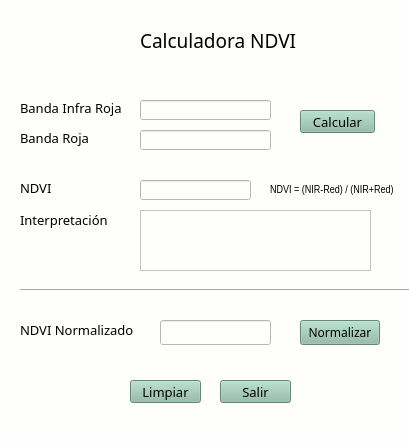
<?xml version="1.0" encoding="UTF-8"?>
<ui version="4.0">
 <class>MainWindow</class>
 <widget class="QMainWindow" name="MainWindow">
  <property name="enabled">
   <bool>true</bool>
  </property>
  <property name="geometry">
   <rect>
    <x>0</x>
    <y>0</y>
    <width>409</width>
    <height>443</height>
   </rect>
  </property>
  <property name="font">
   <font>
    <family>MV Boli</family>
    <pointsize>12</pointsize>
   </font>
  </property>
  <property name="windowTitle">
   <string>NVDI</string>
  </property>
  <property name="styleSheet">
   <string notr="true">background-color: rgb(254, 254, 253);
</string>
  </property>
  <widget class="QWidget" name="centralwidget">
   <widget class="QLabel" name="lblInfraRojo">
    <property name="geometry">
     <rect>
      <x>20</x>
      <y>100</y>
      <width>111</width>
      <height>16</height>
     </rect>
    </property>
    <property name="font">
     <font>
      <family>Arial Rounded MT Bold</family>
      <pointsize>10</pointsize>
      <weight>50</weight>
      <bold>false</bold>
     </font>
    </property>
    <property name="styleSheet">
     <string notr="true">selection-background-color: rgb(85, 255, 255);</string>
    </property>
    <property name="text">
     <string>Banda Infra Roja</string>
    </property>
   </widget>
   <widget class="QLabel" name="lblRojo">
    <property name="geometry">
     <rect>
      <x>20</x>
      <y>130</y>
      <width>81</width>
      <height>16</height>
     </rect>
    </property>
    <property name="font">
     <font>
      <family>Arial Rounded MT Bold</family>
      <pointsize>10</pointsize>
     </font>
    </property>
    <property name="text">
     <string>Banda Roja</string>
    </property>
   </widget>
   <widget class="QLineEdit" name="txtInfr_roja">
    <property name="geometry">
     <rect>
      <x>140</x>
      <y>100</y>
      <width>131</width>
      <height>20</height>
     </rect>
    </property>
    <property name="minimumSize">
     <size>
      <width>131</width>
      <height>0</height>
     </size>
    </property>
    <property name="maximumSize">
     <size>
      <width>131</width>
      <height>20</height>
     </size>
    </property>
    <property name="toolTip">
     <string>&lt;html&gt;&lt;head/&gt;&lt;body&gt;&lt;p align=&quot;justify&quot;&gt;&lt;br/&gt;&lt;/p&gt;&lt;/body&gt;&lt;/html&gt;</string>
    </property>
    <property name="styleSheet">
     <string notr="true">border-top-color: rgb(0, 85, 0);
border-bottom-color: rgb(229, 255, 215);
border-left-color: rgb(0, 85, 0);
border-right-color: rgb(0, 85, 0);</string>
    </property>
   </widget>
   <widget class="QPushButton" name="btnConvertir">
    <property name="geometry">
     <rect>
      <x>300</x>
      <y>110</y>
      <width>75</width>
      <height>23</height>
     </rect>
    </property>
    <property name="font">
     <font>
      <family>Arial Rounded MT Bold</family>
      <pointsize>10</pointsize>
      <weight>50</weight>
      <bold>false</bold>
     </font>
    </property>
    <property name="styleSheet">
     <string notr="true">background-color: rgb(195, 154, 122);
background-color: rgb(142, 187, 167);</string>
    </property>
    <property name="text">
     <string>Calcular</string>
    </property>
   </widget>
   <widget class="QPushButton" name="btnSalir">
    <property name="geometry">
     <rect>
      <x>220</x>
      <y>380</y>
      <width>71</width>
      <height>23</height>
     </rect>
    </property>
    <property name="font">
     <font>
      <family>Arial Rounded MT Bold</family>
      <pointsize>10</pointsize>
     </font>
    </property>
    <property name="styleSheet">
     <string notr="true">background-color: rgb(205, 198, 195);
background-color: rgb(142, 187, 167);</string>
    </property>
    <property name="text">
     <string>Salir</string>
    </property>
   </widget>
   <widget class="QPushButton" name="btnLimpiar">
    <property name="geometry">
     <rect>
      <x>130</x>
      <y>380</y>
      <width>71</width>
      <height>23</height>
     </rect>
    </property>
    <property name="font">
     <font>
      <family>Arial Rounded MT Bold</family>
      <pointsize>10</pointsize>
     </font>
    </property>
    <property name="styleSheet">
     <string notr="true">background-color: rgb(205, 198, 195);
background-color: rgb(142, 187, 167);
</string>
    </property>
    <property name="text">
     <string>Limpiar</string>
    </property>
   </widget>
   <widget class="QLineEdit" name="txtRoja">
    <property name="geometry">
     <rect>
      <x>140</x>
      <y>130</y>
      <width>131</width>
      <height>20</height>
     </rect>
    </property>
   </widget>
   <widget class="QLineEdit" name="txtNDVI">
    <property name="geometry">
     <rect>
      <x>140</x>
      <y>180</y>
      <width>111</width>
      <height>20</height>
     </rect>
    </property>
    <property name="readOnly">
     <bool>true</bool>
    </property>
    <property name="clearButtonEnabled">
     <bool>true</bool>
    </property>
   </widget>
   <widget class="QLabel" name="lblNDVI">
    <property name="geometry">
     <rect>
      <x>20</x>
      <y>180</y>
      <width>51</width>
      <height>16</height>
     </rect>
    </property>
    <property name="font">
     <font>
      <family>Arial Rounded MT Bold</family>
      <pointsize>10</pointsize>
     </font>
    </property>
    <property name="text">
     <string>NDVI</string>
    </property>
   </widget>
   <widget class="QLabel" name="lblinter">
    <property name="geometry">
     <rect>
      <x>20</x>
      <y>210</y>
      <width>101</width>
      <height>20</height>
     </rect>
    </property>
    <property name="font">
     <font>
      <family>Arial Rounded MT Bold</family>
      <pointsize>10</pointsize>
     </font>
    </property>
    <property name="text">
     <string>Interpretación</string>
    </property>
   </widget>
   <widget class="QLabel" name="lblcalculadora">
    <property name="geometry">
     <rect>
      <x>140</x>
      <y>30</y>
      <width>221</width>
      <height>21</height>
     </rect>
    </property>
    <property name="font">
     <font>
      <family>Lucida Calligraphy</family>
      <pointsize>14</pointsize>
      <weight>50</weight>
      <italic>false</italic>
      <bold>false</bold>
      <underline>false</underline>
     </font>
    </property>
    <property name="text">
     <string>Calculadora NDVI</string>
    </property>
   </widget>
   <widget class="Line" name="line_2">
    <property name="geometry">
     <rect>
      <x>20</x>
      <y>280</y>
      <width>401</width>
      <height>20</height>
     </rect>
    </property>
    <property name="orientation">
     <enum>Qt::Horizontal</enum>
    </property>
   </widget>
   <widget class="QTextEdit" name="txt_interp">
    <property name="geometry">
     <rect>
      <x>140</x>
      <y>210</y>
      <width>231</width>
      <height>61</height>
     </rect>
    </property>
   </widget>
   <widget class="QLabel" name="lbl_normal">
    <property name="geometry">
     <rect>
      <x>20</x>
      <y>320</y>
      <width>121</width>
      <height>20</height>
     </rect>
    </property>
    <property name="font">
     <font>
      <family>Arial Rounded MT Bold</family>
      <pointsize>10</pointsize>
     </font>
    </property>
    <property name="text">
     <string>NDVI Normalizado</string>
    </property>
   </widget>
   <widget class="QPushButton" name="btnNormal">
    <property name="geometry">
     <rect>
      <x>300</x>
      <y>320</y>
      <width>80</width>
      <height>25</height>
     </rect>
    </property>
    <property name="font">
     <font>
      <family>Arial Rounded MT Bold</family>
      <pointsize>9</pointsize>
     </font>
    </property>
    <property name="styleSheet">
     <string notr="true">background-color: rgb(142, 187, 167);</string>
    </property>
    <property name="text">
     <string>Normalizar</string>
    </property>
   </widget>
   <widget class="QLineEdit" name="txt_ndvi8b">
    <property name="geometry">
     <rect>
      <x>160</x>
      <y>320</y>
      <width>111</width>
      <height>25</height>
     </rect>
    </property>
    <property name="styleSheet">
     <string notr="true">border-top-color: rgb(0, 85, 0);
border-bottom-color: rgb(229, 255, 215);
border-left-color: rgb(0, 85, 0);
border-right-color: rgb(0, 85, 0);</string>
    </property>
    <property name="readOnly">
     <bool>false</bool>
    </property>
   </widget>
   <widget class="QLabel" name="lblformula">
    <property name="geometry">
     <rect>
      <x>270</x>
      <y>180</y>
      <width>211</width>
      <height>20</height>
     </rect>
    </property>
    <property name="font">
     <font>
      <family>Arial Narrow</family>
      <pointsize>8</pointsize>
      <weight>50</weight>
      <bold>false</bold>
     </font>
    </property>
    <property name="styleSheet">
     <string notr="true">selection-background-color: rgb(85, 255, 255);</string>
    </property>
    <property name="text">
     <string>NDVI = (NIR-Red) / (NIR+Red)</string>
    </property>
   </widget>
  </widget>
  <widget class="QMenuBar" name="menubar">
   <property name="geometry">
    <rect>
     <x>0</x>
     <y>0</y>
     <width>409</width>
     <height>21</height>
    </rect>
   </property>
  </widget>
  <widget class="QStatusBar" name="statusbar"/>
 </widget>
 <resources/>
 <connections/>
</ui>
